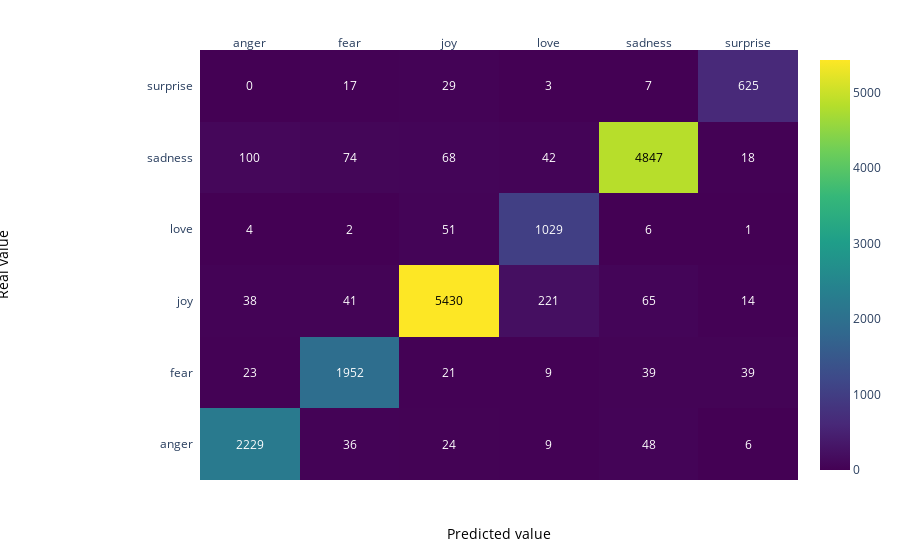

Notebook code for this chart:
### Markdown cell above
### Matrice de confusion données d'entrainement

### Code cell
z = confusion_matrix(all_predictions, y_train)

x = list(np.unique(df.Emotion))
y =  list(np.unique(df.Emotion))

# change each element of z to type string for annotations
z_text = [[str(y) for y in x] for x in z]

# set up figure 
fig = ff.create_annotated_heatmap(z, x=x, y=y, annotation_text=z_text, colorscale='Viridis')

# add custom xaxis title
fig.add_annotation(dict(font=dict(color="black",size=14),
                        x=0.5,
                        y=-0.15,
                        showarrow=False,
                        text="Predicted value",
                        xref="paper",
                        yref="paper"))

# add custom yaxis title
fig.add_annotation(dict(font=dict(color="black",size=14),
                        x=-0.35,
                        y=0.5,
                        showarrow=False,
                        text="Real value",
                        textangle=-90,
                        xref="paper",
                        yref="paper"))

# adjust margins to make room for yaxis title
fig.update_layout(margin=dict(t=50, l=200))

# add colorbar
fig['data'][0]['showscale'] = True
fig.show()

### Figure 1 — Plotly figure (JSON) as saved in the notebook; plotly's stock layout.template omitted (floating-point values rounded to 4 significant figures)
{"data": [{"colorscale": [[0, "#440154"], [0.1111, "#482878"], [0.2222, "#3e4989"], [0.3333, "#31688e"], [0.4444, "#26828e"], [0.5556, "#1f9e89"], [0.6667, "#35b779"], [0.7778, "#6ece58"], [0.8889, "#b5de2b"], [1, "#fde725"]], "reversescale": false, "showscale": true, "type": "heatmap", "x": ["anger", "fear", "joy", "love", "sadness", "surprise"], "y": ["anger", "fear", "joy", "love", "sadness", "surprise"], "z": [[2229, 36, 24, 9, 48, 6], [23, 1952, 21, 9, 39, 39], [38, 41, 5430, 221, 65, 14], [4, 2, 51, 1029, 6, 1], [100, 74, 68, 42, 4847, 18], [0, 17, 29, 3, 7, 625]]}], "layout": {"annotations": [{"font": {"color": "#FFFFFF"}, "showarrow": false, "text": "2229", "x": "anger", "xref": "x", "y": "anger", "yref": "y"}, {"font": {"color": "#FFFFFF"}, "showarrow": false, "text": "36", "x": "fear", "xref": "x", "y": "anger", "yref": "y"}, {"font": {"color": "#FFFFFF"}, "showarrow": false, "text": "24", "x": "joy", "xref": "x", "y": "anger", "yref": "y"}, {"font": {"color": "#FFFFFF"}, "showarrow": false, "text": "9", "x": "love", "xref": "x", "y": "anger", "yref": "y"}, {"font": {"color": "#FFFFFF"}, "showarrow": false, "text": "48", "x": "sadness", "xref": "x", "y": "anger", "yref": "y"}, {"font": {"color": "#FFFFFF"}, "showarrow": false, "text": "6", "x": "surprise", "xref": "x", "y": "anger", "yref": "y"}, {"font": {"color": "#FFFFFF"}, "showarrow": false, "text": "23", "x": "anger", "xref": "x", "y": "fear", "yref": "y"}, {"font": {"color": "#FFFFFF"}, "showarrow": false, "text": "1952", "x": "fear", "xref": "x", "y": "fear", "yref": "y"}, {"font": {"color": "#FFFFFF"}, "showarrow": false, "text": "21", "x": "joy", "xref": "x", "y": "fear", "yref": "y"}, {"font": {"color": "#FFFFFF"}, "showarrow": false, "text": "9", "x": "love", "xref": "x", "y": "fear", "yref": "y"}, {"font": {"color": "#FFFFFF"}, "showarrow": false, "text": "39", "x": "sadness", "xref": "x", "y": "fear", "yref": "y"}, {"font": {"color": "#FFFFFF"}, "showarrow": false, "text": "39", "x": "surprise", "xref": "x", "y": "fear", "yref": "y"}, {"font": {"color": "#FFFFFF"}, "showarrow": false, "text": "38", "x": "anger", "xref": "x", "y": "joy", "yref": "y"}, {"font": {"color": "#FFFFFF"}, "showarrow": false, "text": "41", "x": "fear", "xref": "x", "y": "joy", "yref": "y"}, {"font": {"color": "#000000"}, "showarrow": false, "text": "5430", "x": "joy", "xref": "x", "y": "joy", "yref": "y"}, {"font": {"color": "#FFFFFF"}, "showarrow": false, "text": "221", "x": "love", "xref": "x", "y": "joy", "yref": "y"}, {"font": {"color": "#FFFFFF"}, "showarrow": false, "text": "65", "x": "sadness", "xref": "x", "y": "joy", "yref": "y"}, {"font": {"color": "#FFFFFF"}, "showarrow": false, "text": "14", "x": "surprise", "xref": "x", "y": "joy", "yref": "y"}, {"font": {"color": "#FFFFFF"}, "showarrow": false, "text": "4", "x": "anger", "xref": "x", "y": "love", "yref": "y"}, {"font": {"color": "#FFFFFF"}, "showarrow": false, "text": "2", "x": "fear", "xref": "x", "y": "love", "yref": "y"}, {"font": {"color": "#FFFFFF"}, "showarrow": false, "text": "51", "x": "joy", "xref": "x", "y": "love", "yref": "y"}, {"font": {"color": "#FFFFFF"}, "showarrow": false, "text": "1029", "x": "love", "xref": "x", "y": "love", "yref": "y"}, {"font": {"color": "#FFFFFF"}, "showarrow": false, "text": "6", "x": "sadness", "xref": "x", "y": "love", "yref": "y"}, {"font": {"color": "#FFFFFF"}, "showarrow": false, "text": "1", "x": "surprise", "xref": "x", "y": "love", "yref": "y"}, {"font": {"color": "#FFFFFF"}, "showarrow": false, "text": "100", "x": "anger", "xref": "x", "y": "sadness", "yref": "y"}, {"font": {"color": "#FFFFFF"}, "showarrow": false, "text": "74", "x": "fear", "xref": "x", "y": "sadness", "yref": "y"}, {"font": {"color": "#FFFFFF"}, "showarrow": false, "text": "68", "x": "joy", "xref": "x", "y": "sadness", "yref": "y"}, {"font": {"color": "#FFFFFF"}, "showarrow": false, "text": "42", "x": "love", "xref": "x", "y": "sadness", "yref": "y"}, {"font": {"color": "#000000"}, "showarrow": false, "text": "4847", "x": "sadness", "xref": "x", "y": "sadness", "yref": "y"}, {"font": {"color": "#FFFFFF"}, "showarrow": false, "text": "18", "x": "surprise", "xref": "x", "y": "sadness", "yref": "y"}, {"font": {"color": "#FFFFFF"}, "showarrow": false, "text": "0", "x": "anger", "xref": "x", "y": "surprise", "yref": "y"}, {"font": {"color": "#FFFFFF"}, "showarrow": false, "text": "17", "x": "fear", "xref": "x", "y": "surprise", "yref": "y"}, {"font": {"color": "#FFFFFF"}, "showarrow": false, "text": "29", "x": "joy", "xref": "x", "y": "surprise", "yref": "y"}, {"font": {"color": "#FFFFFF"}, "showarrow": false, "text": "3", "x": "love", "xref": "x", "y": "surprise", "yref": "y"}, {"font": {"color": "#FFFFFF"}, "showarrow": false, "text": "7", "x": "sadness", "xref": "x", "y": "surprise", "yref": "y"}, {"font": {"color": "#FFFFFF"}, "showarrow": false, "text": "625", "x": "surprise", "xref": "x", "y": "surprise", "yref": "y"}, {"font": {"color": "black", "size": 14}, "showarrow": false, "text": "Predicted value", "x": 0.5, "xref": "paper", "y": -0.15, "yref": "paper"}, {"font": {"color": "black", "size": 14}, "showarrow": false, "text": "Real value", "textangle": -90, "x": -0.35, "xref": "paper", "y": 0.5, "yref": "paper"}], "margin": {"l": 200, "t": 50}, "xaxis": {"dtick": 1, "gridcolor": "rgb(0, 0, 0)", "side": "top", "ticks": ""}, "yaxis": {"dtick": 1, "ticks": "", "ticksuffix": "  "}}}
